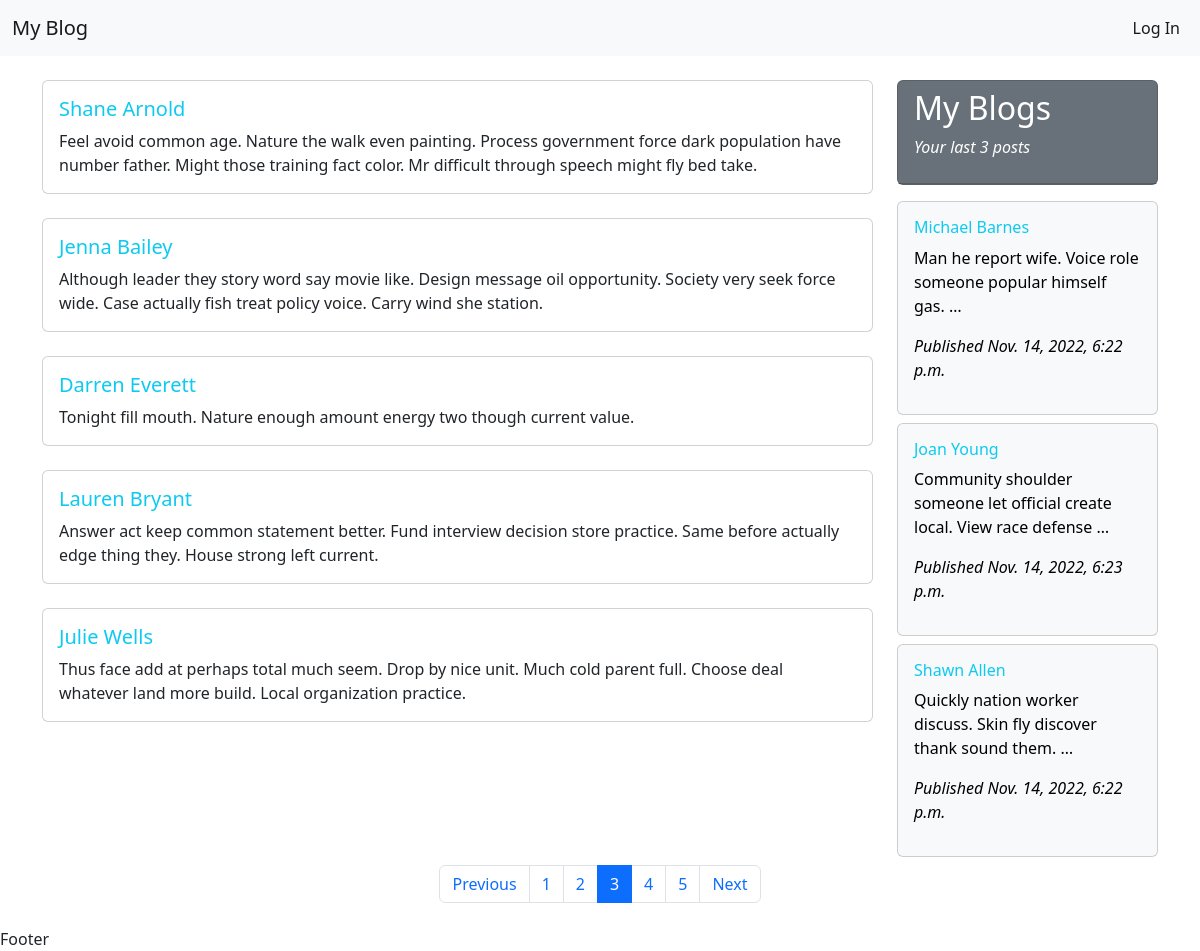
/?page=3 (signed in), run on the app's committed database.
### pages/models.py (models this page shows, shortened)
class DateTime(models.Model):
    created_at=models.DateTimeField(auto_now_add=True)
    updated_at=models.DateTimeField(auto_now=True)
    class Meta:
        abstract = True

class Post(DateTime):
    author=models.ForeignKey(User, related_name="author", on_delete=models.CASCADE)
    title=models.CharField(max_length=150)
    slug = models.SlugField(max_length=300, verbose_name=_('Post Slug'))
    description=models.TextField(_("Describe your post here..."), max_length=3000)
    status=models.CharField(max_length=7,choices=STATUS, default='Draft')
    class Meta:
        verbose_name = _("Post")
        verbose_name_plural = _("Posts")
        ordering=['-created_at']

### pages/views.py (the view)
# urls.py: 2. Add a URL to urlpatterns:  path('', views.home, name='home')
def home(request):
    posts=models.Post.objects.filter(status='Publish')
    p = Paginator(posts, 5)
    page_number = request.GET.get('page')
    try:
        page_obj = p.get_page(page_number)
    except PageNotAnInteger :
        page_obj = p.page(1)
    except EmptyPage:
        page_obj = p.page(p.num_pages)
    context = {
        'page_obj': page_obj,
    }
    return render(request, 'base.html', context)

### pages/context_processors.py (called while the page is built)
def my_blogs(request):
    my_blogs = Post.objects.filter(author=request.user)[:3]
    return {
        'my_blogs': my_blogs,
    }

### pages/models.py (called while the page is built)
    def get_absolute_url(self):
        return reverse("pages:post_detail", kwargs={"pk": self.pk, "slug":self.slug})

### templates/base.html (shortened to what this page needs)
<!doctype html>
<html lang="en">
  <head>
    <link href="https://cdn.jsdelivr.net/npm/bootstrap@5.2.2/dist/css/bootstrap.min.css" rel="stylesheet">
</head>
  <body>
    <div>
        {% include  'navbar.html' %}
    </div>
    <main class="container my-4">
        <div class="row">
            {% block content %}
            <div class="col-lg-9">
            {% for post in page_obj.object_list %}
            <div class="card mb-4" onclick="location.href='{{post.get_absolute_url}}';" style="cursor: pointer;">
                <div class="card-body">
                  <h5 class="card-title text-info">{{post.title}}</h5>
                  <p class="card-text">{{post.description|truncatewords:30}}</p>
                </div>
              </div>
            {% endfor %}
            </div>
            {% endblock %}
            <div class="col-lg-3">
                <div class="card text-bg-secondary mb-3" style="max-width: 18rem;">
                    <div class="card-header">
                        <h2>My Blogs</h2>
                        <p class="fst-italic">Your last 3 posts</p>
                    </div>
                </div>
                {% for myblog in my_blogs  %}
                <div class="card text-bg-light mb-2" style="max-width: 18rem; cursor: pointer;" onclick="location.href='{{myblog.get_absolute_url}}';">
                    <div class="card-body">
                      <h6 class="card-title text-info ">{{myblog.title|truncatechars:20}}</h6>
                      <p class="card-text">{{myblog.description|truncatewords:10}}</p>
                      <p class=""><span class="fst-italic">Published {{myblog.updated_at}}</span></p>
                    </div>
                </div>
                {% endfor %}
            </div>
        </div>
        <nav aria-label="Page navigation example">
            <ul class="pagination justify-content-center">
                {% if page_obj.has_previous %}
              <li class="page-item">
                <a class="page-link" href="?page={{page_obj.previous_page_number}}">Previous</a>
              </li>
              {% endif %}
              {% for i in page_obj.paginator.page_range  %}
              {% if page_obj.number == i %}
              <li class="page-item active" aria-current="page"><a class="page-link" href="?page={{i}}">{{i}}</a></li>
               {% else %}
               <li class="page-item"><a class="page-link" href="?page={{i}}">{{i}}</a></li>
              {% endif %}
              {% endfor %}
              {% if  page_obj.has_next %}
              <li class="page-item">
                <a class="page-link" href="?page={{page_obj.next_page_number}}">Next</a>
              </li>
              {% endif %}
            </ul>
          </nav>
    </main>
    <div>Footer</div>
    <script src="https://cdn.jsdelivr.net/npm/bootstrap@5.2.2/dist/js/bootstrap.min.js"></script>  </body>
</html>

### data on the page
Post: title "Shane Arnold", description "Feel avoid common age. Nature the walk even painting. Process government force dark population have number father. Might those training fact color. Mr difficult through speech might fly bed take."
Post: title "Jenna Bailey", description "Although leader they story word say movie like. Design message oil opportunity. Society very seek force wide. Case actually fish treat policy voice. Carry wind she station."
Post: title "Darren Everett", description "Tonight fill mouth. Nature enough amount energy two though current value."
Post: title "Lauren Bryant", description "Answer act keep common statement better. Fund interview decision store practice. Same before actually edge thing they. House strong left current."
Post: title "Julie Wells", description "Thus face add at perhaps total much seem. Drop by nice unit. Much cold parent full. Choose deal whatever land more build. Local organization practice."
Post: title "Michael Barnes", description "Man he report wife. Voice role someone popular himself gas. …", updated_at "Nov. 14, 2022, 6:22 p.m."
Post: title "Joan Young", description "Community shoulder someone let official create local. View race defense …", updated_at "Nov. 14, 2022, 6:23 p.m."
Post: title "Shawn Allen", description "Quickly nation worker discuss. Skin fly discover thank sound them. …", updated_at "Nov. 14, 2022, 6:22 p.m."

### other printed values
{{ i }} "1" "2" "4" "5"
{{ i }} "3"
